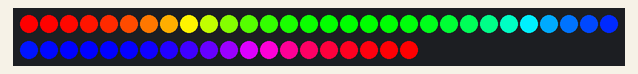
Recording of a program running on a simulated Arduino Uno, built with avr-gcc and run on an emulated ATmega328P. Parts: 50 RGB LEDs in strip order, left to right, continuing on the next row.

Above: at 0.14 s.
At 2.53 s:
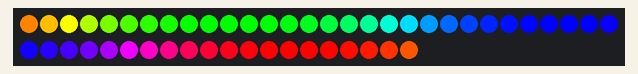
At 5.06 s:
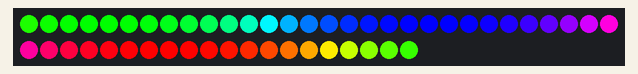
At 10.13 s:
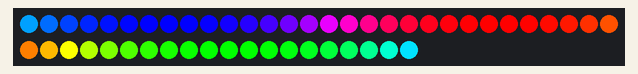
At 15.2 s:
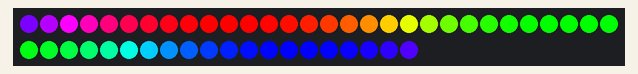
At 20.27 s:
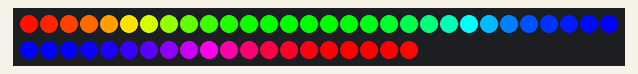

The program:

main.cpp
```cpp
#include <Arduino.h>
#include <Wire.h>
#include <Adafruit_DotStar.h>
#include <SPI.h>  // COMMENT OUT THIS LINE FOR GEMMA OR TRINKET

#define NUMPIXELS 50  // Number of LEDs in strip

// Here's how to control the LEDs from any two pins:
#define DATAPIN 2
#define CLOCKPIN 3
Adafruit_DotStar strip(NUMPIXELS, DATAPIN, CLOCKPIN, DOTSTAR_BRG);

void setup() {
  Serial.begin(9600);
  strip.begin();  // INITIALIZE NeoPixel strip object (REQUIRED)
  strip.show();   // Turn OFF all pixels ASAP
  strip.setBrightness(255);
}

void loop() {
  for(long firstPixelHue = 0; firstPixelHue < 5*65536; firstPixelHue += 256) {
    for(int i=0; i<strip.numPixels(); i++) { // For each pixel in strip...
      // Offset pixel hue by an amount to make one full revolution of the
      // color wheel (range of 65536) along the length of the strip
      // (strip.numPixels() steps):
      int pixelHue = firstPixelHue + (i * 65536L / strip.numPixels());
      // strip.ColorHSV() can take 1 or 3 arguments: a hue (0 to 65535) or
      // optionally add saturation and value (brightness) (each 0 to 255).
      // Here we're using just the single-argument hue variant. The result
      // is passed through strip.gamma32() to provide 'truer' colors
      // before assigning to each pixel:
      strip.setPixelColor(i, strip.gamma32(strip.ColorHSV(pixelHue)));
    }
    strip.show(); // Update strip with new contents
    delay(10);  // Pause for a moment
  }
}
```

Measured:
- by itself, everything shown: repeats every 19.1 s, in 256 steps
